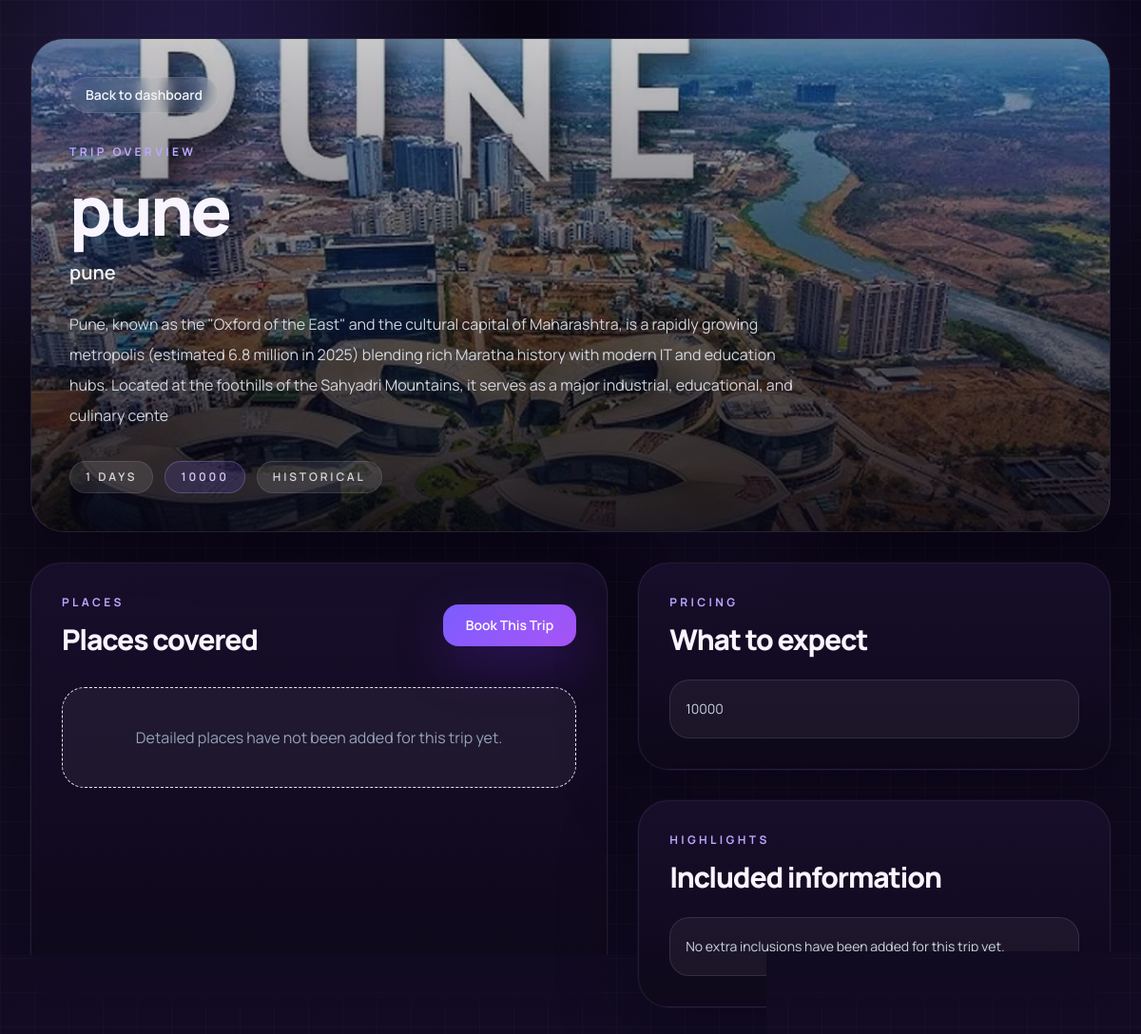
Screenshot of /trip/2/ (signed in) with the database file from the repository.
### planner/models.py (models this page shows, shortened)
class Trip(models.Model):
    title = models.CharField(max_length=200)
    destination = models.CharField(max_length=200)
    subtitle = models.CharField(max_length=200, blank=True)
    summary = models.TextField(blank=True)
    places_covered = models.TextField(blank=True)
    pricing_details = models.TextField(blank=True)
    review_summary = models.TextField(blank=True)
    review_rating = models.DecimalField(max_digits=3, decimal_places=1, null=True, blank=True)
    gallery_urls = models.TextField(blank=True)
    inclusions = models.TextField(blank=True)
    image_url = models.URLField(blank=True)
    image_file = models.FileField(upload_to="trip_images/", blank=True)
    duration_days = models.PositiveIntegerField(default=3)
    price_label = models.CharField(max_length=100, blank=True)
    trip_style = models.CharField(max_length=100, blank=True)
    created_by = models.ForeignKey(User, on_delete=models.CASCADE)
    is_public = models.BooleanField(default=True)
    created_at = models.DateTimeField(auto_now_add=True)

### planner/views.py (the view)
# urls.py: path('trip/<int:id>/', views.trip_detail, name='trip_detail'),
@login_required
def trip_detail(request, id):
    trip = Trip.objects.get(id=id, is_public=True)
    context = {
        "trip": trip,
        "places_covered": split_multiline_values(trip.places_covered),
        "pricing_points": split_multiline_values(trip.pricing_details),
        "inclusions_list": split_multiline_values(trip.inclusions),
    }
    return render(request, "planner/trip_detail.html", context)

### planner/views.py (called while the page is built)
def split_multiline_values(value):
    return [line.strip() for line in str(value or "").splitlines() if line.strip()]

### planner/templates/planner/trip_detail.html (shortened to what this page needs)
{% extends "base.html" %}
{% block content %}
<div class="min-h-screen contour-bg noise-overlay px-4 py-8 md:px-8 md:py-10">
  <div class="mx-auto max-w-7xl">
    <section class="relative overflow-hidden rounded-[2.2rem] border border-white/10 bg-[#0d0818] shadow-[0_30px_90px_rgba(5,2,16,0.45)]">
      <div
        class="absolute inset-0 bg-cover bg-center"
        style="background-image: linear-gradient(180deg, rgba(7,4,15,0.22), rgba(7,4,15,0.88)), url('{% if trip.image_file %}{{ trip.image_file.url }}{% else %}https://images.unsplash.com/photo-1526481280695-3c4691f8b3c6?auto=format&fit=crop&w=1600&q=80{% endif %}');"
      ></div>
      <div class="relative z-10 p-6 md:p-10">
        <a href="{% url 'dashboard' %}" class="inline-flex rounded-full border border-white/10 bg-white/5 px-4 py-2 text-sm font-semibold text-slate-100 backdrop-blur transition hover:border-[#c4b5fd]/30 hover:bg-white/10">Back to dashboard</a>
        <div class="mt-8 max-w-4xl">
          <p class="section-label">Trip Overview</p>
          <h1 class="hero-title mt-4 text-5xl font-extrabold md:text-7xl">{{ trip.destination }}</h1>
          <p class="mt-4 text-xl font-semibold text-slate-100">{{ trip.title }}</p>
          <p class="mt-6 max-w-3xl text-base leading-8 text-slate-200/90">{{ trip.summary|default:trip.subtitle }}</p>
          <div class="mt-8 flex flex-wrap gap-3">
            <span class="rounded-full border border-white/10 bg-white/10 px-4 py-2 text-xs font-semibold uppercase tracking-[0.24em] text-white/80">{{ trip.duration_days }} Days</span>
            {% if trip.price_label %}<span class="rounded-full border border-[#c4b5fd]/25 bg-[#7c5cff]/15 px-4 py-2 text-xs font-semibold uppercase tracking-[0.24em] text-[#dac9ff]">{{ trip.price_label }}</span>{% endif %}
            {% if trip.trip_style %}<span class="rounded-full border border-white/10 bg-white/10 px-4 py-2 text-xs font-semibold uppercase tracking-[0.24em] text-white/80">{{ trip.trip_style }}</span>{% endif %}
          </div>
        </div>
      </div>
    </section>
    <div class="mt-8 grid gap-8 lg:grid-cols-[1.1fr_0.9fr]">
      <section class="app-panel rounded-[2rem] p-6 md:p-8">
        <div class="mb-8 flex items-center justify-between gap-4">
          <div>
            <p class="section-label">Places</p>
            <h2 class="hero-title mt-3 text-3xl font-extrabold">Places covered</h2>
          </div>
          <a href="{% url 'book_trip' trip.id %}" class="primary-button rounded-2xl px-6 py-3 text-sm font-semibold transition">Book This Trip</a>
        </div>
        {% if places_covered %}
        <div class="grid gap-4 md:grid-cols-2">
          {% for place in places_covered %}
          <article class="rounded-[1.5rem] border border-white/10 bg-white/5 p-5">
            <p class="text-xs font-semibold uppercase tracking-[0.22em] text-[#bda7ff]">Stop {{ forloop.counter }}</p>
            <h3 class="mt-3 text-xl font-extrabold text-white">{{ place }}</h3>
          </article>
          {% endfor %}
        </div>
        {% else %}
        <div class="rounded-[1.5rem] border border-dashed border-white/12 bg-white/5 px-6 py-10 text-center text-slate-400">
          Detailed places have not been added for this trip yet.
        </div>
        {% endif %}
      </section>
      <section class="space-y-8">
        <section class="app-panel rounded-[2rem] p-6 md:p-8">
          <p class="section-label">Pricing</p>
          <h2 class="hero-title mt-3 text-3xl font-extrabold">What to expect</h2>
          <div class="mt-6 space-y-3">
            {% if pricing_points %}
              {% for point in pricing_points %}
              <div class="rounded-[1.3rem] border border-white/10 bg-white/5 px-4 py-4 text-sm leading-7 text-slate-300">{{ point }}</div>
              {% endfor %}
            {% else %}
              <div class="rounded-[1.3rem] border border-white/10 bg-white/5 px-4 py-4 text-sm leading-7 text-slate-300">
                {{ trip.price_label|default:"Pricing details will be updated by the admin." }}
              </div>
            {% endif %}
          </div>
        </section>
        <section class="app-panel rounded-[2rem] p-6 md:p-8">
          <p class="section-label">Highlights</p>
          <h2 class="hero-title mt-3 text-3xl font-extrabold">Included information</h2>
          <div class="mt-6 space-y-3">
            {% if inclusions_list %}
              {% for item in inclusions_list %}
              <div class="rounded-[1.3rem] border border-white/10 bg-white/5 px-4 py-4 text-sm leading-7 text-slate-300">{{ item }}</div>
              {% endfor %}
            {% else %}
              <div class="rounded-[1.3rem] border border-white/10 bg-white/5 px-4 py-4 text-sm leading-7 text-slate-300">
                No extra inclusions have been added for this trip yet.
              </div>
            {% endif %}
          </div>
        </section>
      </section>
    </div>
  </div>
</div>
{% endblock %}

### planner/templates/base.html (style rules this page uses)
html, body { height: 100%; font-family: "Manrope", sans-serif; background: #090513; color: #f8f5ff; }
body { background-image: radial-gradient(circle at 18% 12%, rgba(124, 92, 255, 0.28), transparent 24%), radial-gradient(circle at 76% 6%, rgba(109, 74, 255, 0.22), transparent 26%), radial-gradient(circle at 62% 44%, rgba(139, 92, 246, 0.10), transparent 18%), linear-gradient(180deg, #090513 0%, #0d0818 52%, #120b23 100%); background-attachment: fixed; }
.contour-bg { background-image: linear-gradient(rgba(255, 255, 255, 0.02) 1px, transparent 1px), linear-gradient(90deg, rgba(255, 255, 255, 0.02) 1px, transparent 1px); background-size: 36px 36px; }
.noise-overlay { position: relative; isolation: isolate; }
.noise-overlay::before { content: ""; position: absolute; inset: 0; background: linear-gradient(120deg, rgba(255, 255, 255, 0.025), transparent 35%), radial-gradient(circle at 80% 20%, rgba(196, 181, 253, 0.08), transparent 24%); pointer-events: none; z-index: -1; }
.app-panel { background: linear-gradient(180deg, rgba(24, 15, 44, 0.92), rgba(14, 9, 26, 0.92)); border: 1px solid rgba(255, 255, 255, 0.08); box-shadow: 0 0 0 1px rgba(124, 92, 255, 0.05), 0 24px 80px rgba(5, 2, 16, 0.34); backdrop-filter: blur(22px); }
.section-label { font-size: 0.75rem; font-weight: 700; letter-spacing: 0.28em; text-transform: uppercase; color: #bda7ff; }
.hero-title { color: #f8f5ff; letter-spacing: -0.04em; }
.primary-button { background: linear-gradient(135deg, #7c5cff, #a855f7); color: #ffffff; box-shadow: 0 18px 50px rgba(91, 33, 182, 0.34); }

### rows the page displays
Trip: image_file (picture), destination "pune", title "pune", summary "Pune, known as the \"Oxford of the East\" and the cultural capital of Maharashtra, is a rapidly growing metropolis (estimated 6.8 million in 2025) blending rich Maratha history with modern IT and education hubs. Located at the foothills of the Sahyadri Mountains, it serves as a major industrial, educational, and culinary cente", duration_days "1", price_label "10000", trip_style "HISTORICAL"
